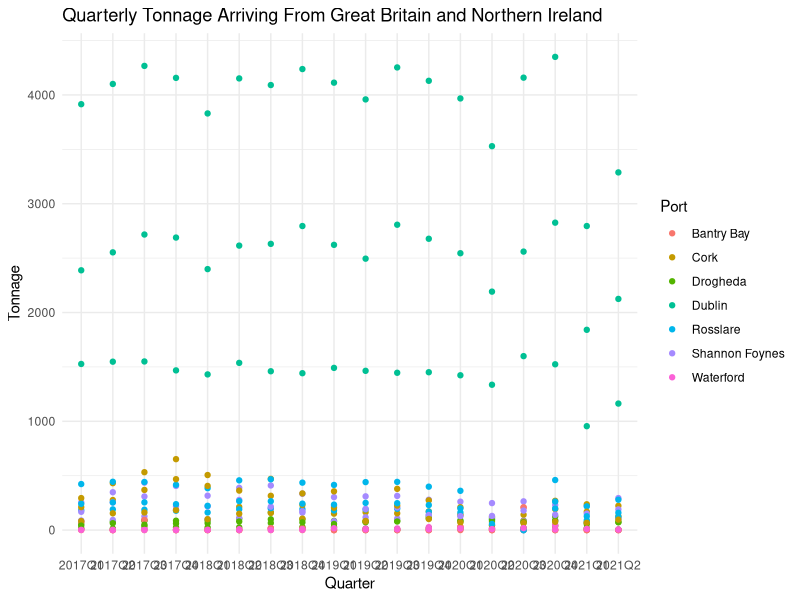

Write the R code that produced this figure.
library(tidyverse)

rm(list=ls(all=TRUE))
cat("\014")

tonnage <- read.csv("TBQ05.20211116133909.csv")
str(tonnage)
tonnage$VALUE <- as.numeric(tonnage$VALUE)
tonnage$VALUE[is.na(tonnage$VALUE)] <- 0
tonnage$Region.of.Trade <- as.factor(tonnage$Region.of.Trade)
by(tonnage$VALUE,tonnage$Region.of.Trade,sum)


tonnage<-tonnage[which(tonnage$Port!="All Main Irish Ports" &
                         tonnage$C01713V02044 =="1"),]

ggplot(data=tonnage) + 
  geom_point(aes(x=Quarter,y=VALUE, color=Port)) + 
  ggtitle("Quarterly Tonnage Arriving From Great Britain and Northern Ireland") + 
  xlab("Quarter") + 
  ylab("Tonnage") +
  theme_minimal()